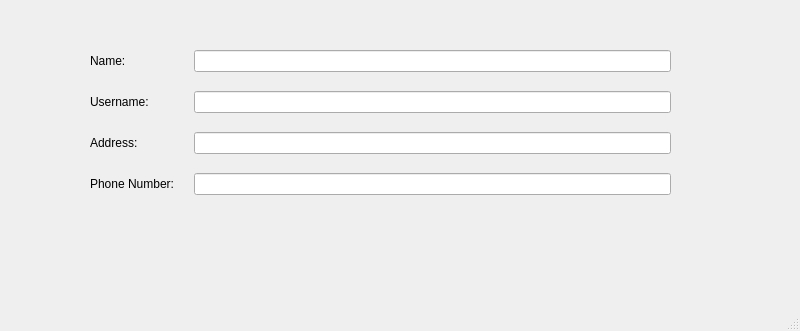
<?xml version="1.0" encoding="UTF-8"?>
<ui version="4.0">
 <class>UserDetails</class>
 <widget class="QMainWindow" name="UserDetails">
  <property name="geometry">
   <rect>
    <x>0</x>
    <y>0</y>
    <width>800</width>
    <height>331</height>
   </rect>
  </property>
  <property name="windowTitle">
   <string>MainWindow</string>
  </property>
  <widget class="QWidget" name="centralwidget">
   <widget class="QWidget" name="formLayoutWidget">
    <property name="geometry">
     <rect>
      <x>90</x>
      <y>50</y>
      <width>581</width>
      <height>211</height>
     </rect>
    </property>
    <layout class="QFormLayout" name="formLayout">
     <property name="rowWrapPolicy">
      <enum>QFormLayout::WrapLongRows</enum>
     </property>
     <property name="horizontalSpacing">
      <number>20</number>
     </property>
     <property name="verticalSpacing">
      <number>19</number>
     </property>
     <property name="topMargin">
      <number>0</number>
     </property>
     <item row="0" column="0">
      <widget class="QLabel" name="label">
       <property name="styleSheet">
        <string notr="true">font: 12pt &quot;Calibri&quot;;</string>
       </property>
       <property name="text">
        <string>Name:</string>
       </property>
      </widget>
     </item>
     <item row="1" column="0">
      <widget class="QLabel" name="label_2">
       <property name="styleSheet">
        <string notr="true">font: 12pt &quot;Calibri&quot;;</string>
       </property>
       <property name="text">
        <string>Username:</string>
       </property>
      </widget>
     </item>
     <item row="2" column="0">
      <widget class="QLabel" name="label_3">
       <property name="styleSheet">
        <string notr="true">font: 12pt &quot;Calibri&quot;;</string>
       </property>
       <property name="text">
        <string>Address:</string>
       </property>
      </widget>
     </item>
     <item row="3" column="0">
      <widget class="QLabel" name="label_4">
       <property name="styleSheet">
        <string notr="true">font: 12pt &quot;Calibri&quot;;</string>
       </property>
       <property name="text">
        <string>Phone Number:</string>
       </property>
      </widget>
     </item>
     <item row="0" column="1">
      <widget class="QLineEdit" name="UName">
       <property name="styleSheet">
        <string notr="true">font: 12pt &quot;Calibri&quot;;</string>
       </property>
       <property name="readOnly">
        <bool>true</bool>
       </property>
      </widget>
     </item>
     <item row="1" column="1">
      <widget class="QLineEdit" name="UUName">
       <property name="styleSheet">
        <string notr="true">font: 12pt &quot;Calibri&quot;;</string>
       </property>
       <property name="readOnly">
        <bool>true</bool>
       </property>
      </widget>
     </item>
     <item row="2" column="1">
      <widget class="QLineEdit" name="UAdress">
       <property name="styleSheet">
        <string notr="true">font: 12pt &quot;Calibri&quot;;</string>
       </property>
       <property name="readOnly">
        <bool>true</bool>
       </property>
      </widget>
     </item>
     <item row="3" column="1">
      <widget class="QLineEdit" name="uNumber">
       <property name="styleSheet">
        <string notr="true">font: 12pt &quot;Calibri&quot;;</string>
       </property>
       <property name="readOnly">
        <bool>true</bool>
       </property>
      </widget>
     </item>
    </layout>
   </widget>
  </widget>
  <widget class="QMenuBar" name="menubar">
   <property name="geometry">
    <rect>
     <x>0</x>
     <y>0</y>
     <width>800</width>
     <height>26</height>
    </rect>
   </property>
  </widget>
  <widget class="QStatusBar" name="statusbar"/>
 </widget>
 <resources/>
 <connections/>
</ui>
